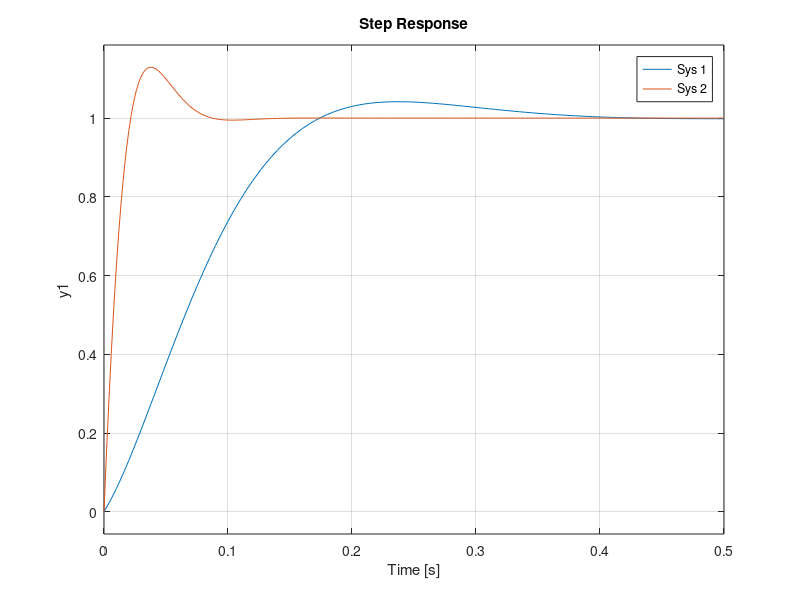

This chart was generated by the following MATLAB code:
%Unidad 4 Ejercicio 27
pkg load control 
clc; close all; clear all; 

s = tf('s');
psita = sqrt((log(0.04)^2)/(pi^2+log(0.04)^2))

G1 = 10/((s+10)*(s+100))
G2 = 0.8/((0.1*s+1)*(0.05*s+1))
G3 = 125/(s^2+33*s+200)
G4 = 1.24/(s+1)^3
G5 = (20*(s+60))/((s+10)*(s+20))
G6 = (800*s+320000)/(s^3+300*s^2+29000*s+600000)
PI1 = (s+10)/s
PI2 = (s+10)/s
PI3 = (s+8)/s
PI4 = (s+1)/s
PI5 = (s+10)/s
PI6 = (s+20.086)/s
FTla1 = minreal(G1*PI1)
FTla2 = minreal(G2*PI2)
FTla3 = minreal(G3*PI3)
FTla4 = minreal(G4*PI4)
FTla5 = minreal(G5*PI5)
FTla6 = minreal(G6*PI6)

s1 = -50+48.7i
s2 = -10+9.75i
s3 = -12.5+12.2i
s4 = -0.3+0.3i
s5a = -12.5+12.2i  
s5b = -48.8+47.8i   %al estar mas alejado del eje imaginario es mas rapida la respuesta
s6 = -60 +58.8i

k1 = 1/abs(10/(s1*(s1+100)))
k2 = 1/abs(160/(s2*(s2+20)))
k3 = 1/abs(125/(s3*(s3+25)))
k4 =  1/abs(1.24/(s4^3+2*s4^2+1*s4))
k5a = 1/abs((20*s5a+1200)/(s5a*(s5a+20)))
k5b = 1/abs((20*s5b+1200)/(s5b*(s5b+20)))
invk6 = abs((800*s6+320000)/(s6^3+300*s6^2+29000*s6+600000)*(s6+20.086)/s6);
k6 = 1/invk6

step(feedback(k5a*FTla5),feedback(k5b*FTla5))
